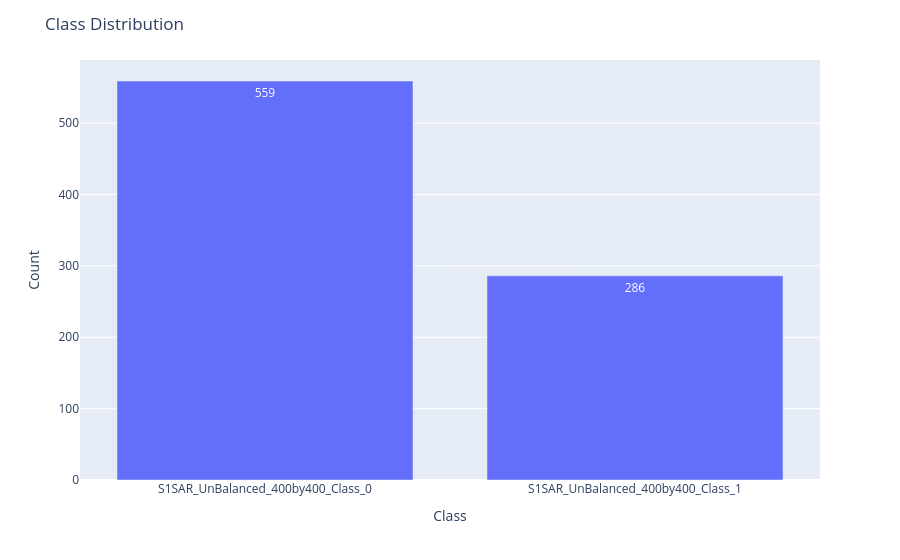

The code cell stored with this chart in its notebook:
### Code cell
plot_class_distribution("data/organized/test")

### Figure 1 — Plotly figure (JSON) as saved in the notebook; plotly's stock layout.template omitted (floating-point values rounded to 4 significant figures)
{"data": [{"hovertemplate": "Class=%{x}<br>Count=%{text}<extra></extra>", "legendgroup": "", "marker": {"color": "#636efa", "pattern": {"shape": ""}}, "name": "", "orientation": "v", "showlegend": false, "text": [559.0, 286.0], "textposition": "auto", "type": "bar", "x": ["S1SAR_UnBalanced_400by400_Class_0", "S1SAR_UnBalanced_400by400_Class_1"], "xaxis": "x", "y": [559, 286], "yaxis": "y"}], "layout": {"barmode": "relative", "legend": {"tracegroupgap": 0}, "margin": {"t": 60}, "title": {"text": "Class Distribution"}, "xaxis": {"anchor": "y", "domain": [0, 1], "title": {"text": "Class"}}, "yaxis": {"anchor": "x", "domain": [0, 1], "title": {"text": "Count"}}}}
